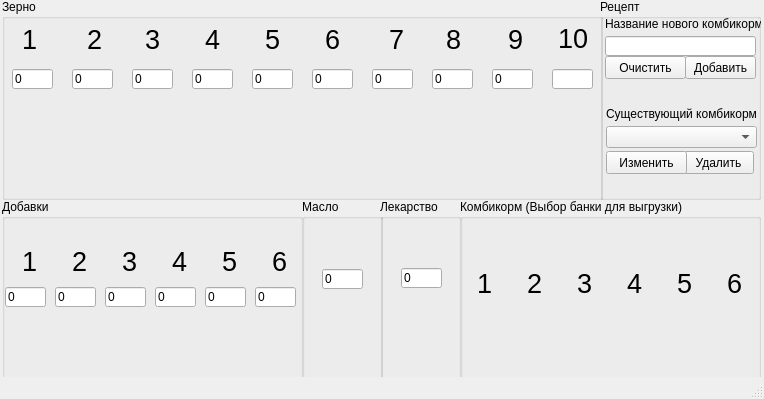
<?xml version="1.0" encoding="UTF-8"?>
<ui version="4.0">
 <class>MainWindow</class>
 <widget class="QMainWindow" name="MainWindow">
  <property name="geometry">
   <rect>
    <x>0</x>
    <y>0</y>
    <width>764</width>
    <height>399</height>
   </rect>
  </property>
  <property name="windowTitle">
   <string>MainWindow</string>
  </property>
  <widget class="QWidget" name="centralwidget">
   <widget class="QGroupBox" name="groupBox">
    <property name="geometry">
     <rect>
      <x>2</x>
      <y>-1</y>
      <width>601</width>
      <height>201</height>
     </rect>
    </property>
    <property name="title">
     <string>Зерно</string>
    </property>
    <widget class="QLabel" name="zernosilos_10">
     <property name="geometry">
      <rect>
       <x>550</x>
       <y>10</y>
       <width>51</width>
       <height>161</height>
      </rect>
     </property>
     <property name="text">
      <string/>
     </property>
     <property name="pixmap">
      <pixmap>silos.png</pixmap>
     </property>
    </widget>
    <widget class="QLabel" name="zernosilos_3">
     <property name="geometry">
      <rect>
       <x>130</x>
       <y>10</y>
       <width>51</width>
       <height>161</height>
      </rect>
     </property>
     <property name="text">
      <string/>
     </property>
     <property name="pixmap">
      <pixmap>silos.png</pixmap>
     </property>
    </widget>
    <widget class="QLabel" name="zernosilos">
     <property name="geometry">
      <rect>
       <x>10</x>
       <y>10</y>
       <width>51</width>
       <height>161</height>
      </rect>
     </property>
     <property name="text">
      <string/>
     </property>
     <property name="pixmap">
      <pixmap>silos.png</pixmap>
     </property>
    </widget>
    <widget class="QLabel" name="zernosilos_2">
     <property name="geometry">
      <rect>
       <x>70</x>
       <y>10</y>
       <width>51</width>
       <height>161</height>
      </rect>
     </property>
     <property name="text">
      <string/>
     </property>
     <property name="pixmap">
      <pixmap>silos.png</pixmap>
     </property>
    </widget>
    <widget class="QLabel" name="zernosilos_9">
     <property name="geometry">
      <rect>
       <x>370</x>
       <y>10</y>
       <width>51</width>
       <height>161</height>
      </rect>
     </property>
     <property name="text">
      <string/>
     </property>
     <property name="pixmap">
      <pixmap>silos.png</pixmap>
     </property>
    </widget>
    <widget class="QLabel" name="zernosilos_4">
     <property name="geometry">
      <rect>
       <x>310</x>
       <y>10</y>
       <width>51</width>
       <height>161</height>
      </rect>
     </property>
     <property name="text">
      <string/>
     </property>
     <property name="pixmap">
      <pixmap>silos.png</pixmap>
     </property>
    </widget>
    <widget class="QLabel" name="zernosilos_5">
     <property name="geometry">
      <rect>
       <x>190</x>
       <y>10</y>
       <width>51</width>
       <height>161</height>
      </rect>
     </property>
     <property name="text">
      <string/>
     </property>
     <property name="pixmap">
      <pixmap>silos.png</pixmap>
     </property>
    </widget>
    <widget class="QLabel" name="zernosilos_7">
     <property name="geometry">
      <rect>
       <x>430</x>
       <y>10</y>
       <width>51</width>
       <height>161</height>
      </rect>
     </property>
     <property name="text">
      <string/>
     </property>
     <property name="pixmap">
      <pixmap>silos.png</pixmap>
     </property>
    </widget>
    <widget class="QLabel" name="zernosilos_6">
     <property name="geometry">
      <rect>
       <x>250</x>
       <y>10</y>
       <width>51</width>
       <height>161</height>
      </rect>
     </property>
     <property name="text">
      <string/>
     </property>
     <property name="pixmap">
      <pixmap>silos.png</pixmap>
     </property>
    </widget>
    <widget class="QLineEdit" name="zernoedit1">
     <property name="geometry">
      <rect>
       <x>10</x>
       <y>70</y>
       <width>41</width>
       <height>20</height>
      </rect>
     </property>
     <property name="text">
      <string>0</string>
     </property>
    </widget>
    <widget class="QLineEdit" name="zernoedit2">
     <property name="geometry">
      <rect>
       <x>70</x>
       <y>70</y>
       <width>41</width>
       <height>20</height>
      </rect>
     </property>
     <property name="text">
      <string>0</string>
     </property>
    </widget>
    <widget class="QLineEdit" name="zernoedit3">
     <property name="geometry">
      <rect>
       <x>130</x>
       <y>70</y>
       <width>41</width>
       <height>20</height>
      </rect>
     </property>
     <property name="text">
      <string>0</string>
     </property>
    </widget>
    <widget class="QLineEdit" name="zernoedit4">
     <property name="geometry">
      <rect>
       <x>190</x>
       <y>70</y>
       <width>41</width>
       <height>20</height>
      </rect>
     </property>
     <property name="text">
      <string>0</string>
     </property>
    </widget>
    <widget class="QLineEdit" name="zernoedit5">
     <property name="geometry">
      <rect>
       <x>250</x>
       <y>70</y>
       <width>41</width>
       <height>20</height>
      </rect>
     </property>
     <property name="text">
      <string>0</string>
     </property>
    </widget>
    <widget class="QLineEdit" name="zernoedit6">
     <property name="geometry">
      <rect>
       <x>310</x>
       <y>70</y>
       <width>41</width>
       <height>20</height>
      </rect>
     </property>
     <property name="text">
      <string>0</string>
     </property>
    </widget>
    <widget class="QLineEdit" name="zernoedit7">
     <property name="geometry">
      <rect>
       <x>370</x>
       <y>70</y>
       <width>41</width>
       <height>20</height>
      </rect>
     </property>
     <property name="text">
      <string>0</string>
     </property>
    </widget>
    <widget class="QLineEdit" name="zernoedit8">
     <property name="geometry">
      <rect>
       <x>430</x>
       <y>70</y>
       <width>41</width>
       <height>20</height>
      </rect>
     </property>
     <property name="text">
      <string>0</string>
     </property>
    </widget>
    <widget class="QLineEdit" name="zernoedit9">
     <property name="geometry">
      <rect>
       <x>490</x>
       <y>70</y>
       <width>41</width>
       <height>20</height>
      </rect>
     </property>
     <property name="text">
      <string>0</string>
     </property>
    </widget>
    <widget class="QLineEdit" name="zernoedit10">
     <property name="geometry">
      <rect>
       <x>550</x>
       <y>70</y>
       <width>41</width>
       <height>20</height>
      </rect>
     </property>
    </widget>
    <widget class="QLabel" name="label_15">
     <property name="geometry">
      <rect>
       <x>323</x>
       <y>30</y>
       <width>16</width>
       <height>21</height>
      </rect>
     </property>
     <property name="font">
      <font>
       <pointsize>20</pointsize>
      </font>
     </property>
     <property name="text">
      <string>6</string>
     </property>
    </widget>
    <widget class="QLabel" name="label_16">
     <property name="geometry">
      <rect>
       <x>203</x>
       <y>30</y>
       <width>16</width>
       <height>21</height>
      </rect>
     </property>
     <property name="font">
      <font>
       <pointsize>20</pointsize>
      </font>
     </property>
     <property name="text">
      <string>4</string>
     </property>
    </widget>
    <widget class="QLabel" name="label_17">
     <property name="geometry">
      <rect>
       <x>20</x>
       <y>30</y>
       <width>16</width>
       <height>21</height>
      </rect>
     </property>
     <property name="font">
      <font>
       <pointsize>20</pointsize>
      </font>
     </property>
     <property name="text">
      <string>1</string>
     </property>
    </widget>
    <widget class="QLabel" name="label_18">
     <property name="geometry">
      <rect>
       <x>143</x>
       <y>30</y>
       <width>16</width>
       <height>21</height>
      </rect>
     </property>
     <property name="font">
      <font>
       <pointsize>20</pointsize>
      </font>
     </property>
     <property name="text">
      <string>3</string>
     </property>
    </widget>
    <widget class="QLabel" name="label_19">
     <property name="geometry">
      <rect>
       <x>263</x>
       <y>30</y>
       <width>16</width>
       <height>21</height>
      </rect>
     </property>
     <property name="font">
      <font>
       <pointsize>20</pointsize>
      </font>
     </property>
     <property name="text">
      <string>5</string>
     </property>
    </widget>
    <widget class="QLabel" name="label_20">
     <property name="geometry">
      <rect>
       <x>85</x>
       <y>30</y>
       <width>16</width>
       <height>21</height>
      </rect>
     </property>
     <property name="font">
      <font>
       <pointsize>20</pointsize>
      </font>
     </property>
     <property name="text">
      <string>2</string>
     </property>
    </widget>
    <widget class="QLabel" name="zernosilos_11">
     <property name="geometry">
      <rect>
       <x>490</x>
       <y>10</y>
       <width>51</width>
       <height>161</height>
      </rect>
     </property>
     <property name="text">
      <string/>
     </property>
     <property name="pixmap">
      <pixmap>silos.png</pixmap>
     </property>
    </widget>
    <widget class="QLabel" name="label_21">
     <property name="geometry">
      <rect>
       <x>556</x>
       <y>29</y>
       <width>31</width>
       <height>21</height>
      </rect>
     </property>
     <property name="font">
      <font>
       <pointsize>20</pointsize>
      </font>
     </property>
     <property name="text">
      <string>10</string>
     </property>
    </widget>
    <widget class="QLabel" name="label_22">
     <property name="geometry">
      <rect>
       <x>444</x>
       <y>30</y>
       <width>16</width>
       <height>21</height>
      </rect>
     </property>
     <property name="font">
      <font>
       <pointsize>20</pointsize>
      </font>
     </property>
     <property name="text">
      <string>8</string>
     </property>
    </widget>
    <widget class="QLabel" name="label_23">
     <property name="geometry">
      <rect>
       <x>506</x>
       <y>30</y>
       <width>16</width>
       <height>21</height>
      </rect>
     </property>
     <property name="font">
      <font>
       <pointsize>20</pointsize>
      </font>
     </property>
     <property name="text">
      <string>9</string>
     </property>
    </widget>
    <widget class="QLabel" name="label_24">
     <property name="geometry">
      <rect>
       <x>387</x>
       <y>30</y>
       <width>16</width>
       <height>21</height>
      </rect>
     </property>
     <property name="font">
      <font>
       <pointsize>20</pointsize>
      </font>
     </property>
     <property name="text">
      <string>7</string>
     </property>
    </widget>
    <zorder>zernosilos_11</zorder>
    <zorder>zernosilos_10</zorder>
    <zorder>zernosilos_3</zorder>
    <zorder>zernosilos</zorder>
    <zorder>zernosilos_2</zorder>
    <zorder>zernosilos_9</zorder>
    <zorder>zernosilos_4</zorder>
    <zorder>zernosilos_5</zorder>
    <zorder>zernosilos_7</zorder>
    <zorder>zernosilos_6</zorder>
    <zorder>zernoedit1</zorder>
    <zorder>zernoedit2</zorder>
    <zorder>zernoedit3</zorder>
    <zorder>zernoedit4</zorder>
    <zorder>zernoedit5</zorder>
    <zorder>zernoedit6</zorder>
    <zorder>zernoedit7</zorder>
    <zorder>zernoedit8</zorder>
    <zorder>zernoedit9</zorder>
    <zorder>zernoedit10</zorder>
    <zorder>label_15</zorder>
    <zorder>label_16</zorder>
    <zorder>label_17</zorder>
    <zorder>label_18</zorder>
    <zorder>label_19</zorder>
    <zorder>label_20</zorder>
    <zorder>label_21</zorder>
    <zorder>label_22</zorder>
    <zorder>label_23</zorder>
    <zorder>label_24</zorder>
   </widget>
   <widget class="QGroupBox" name="groupBox_2">
    <property name="geometry">
     <rect>
      <x>2</x>
      <y>199</y>
      <width>301</width>
      <height>181</height>
     </rect>
    </property>
    <property name="title">
     <string>Добавки</string>
    </property>
    <widget class="QLabel" name="dobavka4">
     <property name="geometry">
      <rect>
       <x>154</x>
       <y>40</y>
       <width>41</width>
       <height>101</height>
      </rect>
     </property>
     <property name="text">
      <string/>
     </property>
     <property name="pixmap">
      <pixmap>silos.png</pixmap>
     </property>
     <property name="scaledContents">
      <bool>true</bool>
     </property>
    </widget>
    <widget class="QLabel" name="dobavka2">
     <property name="geometry">
      <rect>
       <x>54</x>
       <y>40</y>
       <width>41</width>
       <height>101</height>
      </rect>
     </property>
     <property name="text">
      <string/>
     </property>
     <property name="pixmap">
      <pixmap>silos.png</pixmap>
     </property>
     <property name="scaledContents">
      <bool>true</bool>
     </property>
    </widget>
    <widget class="QLabel" name="dobavka5">
     <property name="geometry">
      <rect>
       <x>204</x>
       <y>40</y>
       <width>41</width>
       <height>101</height>
      </rect>
     </property>
     <property name="text">
      <string/>
     </property>
     <property name="pixmap">
      <pixmap>silos.png</pixmap>
     </property>
     <property name="scaledContents">
      <bool>true</bool>
     </property>
    </widget>
    <widget class="QLabel" name="dobavka6">
     <property name="geometry">
      <rect>
       <x>254</x>
       <y>40</y>
       <width>41</width>
       <height>101</height>
      </rect>
     </property>
     <property name="text">
      <string/>
     </property>
     <property name="pixmap">
      <pixmap>silos.png</pixmap>
     </property>
     <property name="scaledContents">
      <bool>true</bool>
     </property>
    </widget>
    <widget class="QLabel" name="dobavka3">
     <property name="geometry">
      <rect>
       <x>104</x>
       <y>40</y>
       <width>41</width>
       <height>101</height>
      </rect>
     </property>
     <property name="text">
      <string/>
     </property>
     <property name="pixmap">
      <pixmap>silos.png</pixmap>
     </property>
     <property name="scaledContents">
      <bool>true</bool>
     </property>
    </widget>
    <widget class="QLabel" name="dobavka1">
     <property name="geometry">
      <rect>
       <x>4</x>
       <y>40</y>
       <width>41</width>
       <height>101</height>
      </rect>
     </property>
     <property name="text">
      <string/>
     </property>
     <property name="pixmap">
      <pixmap>silos.png</pixmap>
     </property>
     <property name="scaledContents">
      <bool>true</bool>
     </property>
    </widget>
    <widget class="QLineEdit" name="dobavkaedit1">
     <property name="geometry">
      <rect>
       <x>3</x>
       <y>88</y>
       <width>41</width>
       <height>20</height>
      </rect>
     </property>
     <property name="text">
      <string>0</string>
     </property>
    </widget>
    <widget class="QLineEdit" name="dobavkaedit1_2">
     <property name="geometry">
      <rect>
       <x>53</x>
       <y>88</y>
       <width>41</width>
       <height>20</height>
      </rect>
     </property>
     <property name="text">
      <string>0</string>
     </property>
    </widget>
    <widget class="QLineEdit" name="dobavkaedit1_3">
     <property name="geometry">
      <rect>
       <x>103</x>
       <y>88</y>
       <width>41</width>
       <height>20</height>
      </rect>
     </property>
     <property name="text">
      <string>0</string>
     </property>
    </widget>
    <widget class="QLineEdit" name="dobavkaedit1_4">
     <property name="geometry">
      <rect>
       <x>153</x>
       <y>88</y>
       <width>41</width>
       <height>20</height>
      </rect>
     </property>
     <property name="text">
      <string>0</string>
     </property>
    </widget>
    <widget class="QLineEdit" name="dobavkaedit1_5">
     <property name="geometry">
      <rect>
       <x>203</x>
       <y>88</y>
       <width>41</width>
       <height>20</height>
      </rect>
     </property>
     <property name="text">
      <string>0</string>
     </property>
    </widget>
    <widget class="QLineEdit" name="dobavkaedit1_6">
     <property name="geometry">
      <rect>
       <x>253</x>
       <y>88</y>
       <width>41</width>
       <height>20</height>
      </rect>
     </property>
     <property name="text">
      <string>0</string>
     </property>
    </widget>
    <widget class="QLabel" name="label_25">
     <property name="geometry">
      <rect>
       <x>270</x>
       <y>52</y>
       <width>16</width>
       <height>21</height>
      </rect>
     </property>
     <property name="font">
      <font>
       <pointsize>20</pointsize>
      </font>
     </property>
     <property name="text">
      <string>6</string>
     </property>
    </widget>
    <widget class="QLabel" name="label_26">
     <property name="geometry">
      <rect>
       <x>170</x>
       <y>52</y>
       <width>16</width>
       <height>21</height>
      </rect>
     </property>
     <property name="font">
      <font>
       <pointsize>20</pointsize>
      </font>
     </property>
     <property name="text">
      <string>4</string>
     </property>
    </widget>
    <widget class="QLabel" name="label_27">
     <property name="geometry">
      <rect>
       <x>20</x>
       <y>52</y>
       <width>16</width>
       <height>21</height>
      </rect>
     </property>
     <property name="font">
      <font>
       <pointsize>20</pointsize>
      </font>
     </property>
     <property name="text">
      <string>1</string>
     </property>
    </widget>
    <widget class="QLabel" name="label_28">
     <property name="geometry">
      <rect>
       <x>120</x>
       <y>52</y>
       <width>16</width>
       <height>21</height>
      </rect>
     </property>
     <property name="font">
      <font>
       <pointsize>20</pointsize>
      </font>
     </property>
     <property name="text">
      <string>3</string>
     </property>
    </widget>
    <widget class="QLabel" name="label_29">
     <property name="geometry">
      <rect>
       <x>220</x>
       <y>52</y>
       <width>16</width>
       <height>21</height>
      </rect>
     </property>
     <property name="font">
      <font>
       <pointsize>20</pointsize>
      </font>
     </property>
     <property name="text">
      <string>5</string>
     </property>
    </widget>
    <widget class="QLabel" name="label_30">
     <property name="geometry">
      <rect>
       <x>70</x>
       <y>52</y>
       <width>16</width>
       <height>21</height>
      </rect>
     </property>
     <property name="font">
      <font>
       <pointsize>20</pointsize>
      </font>
     </property>
     <property name="text">
      <string>2</string>
     </property>
    </widget>
   </widget>
   <widget class="QGroupBox" name="groupBox_3">
    <property name="geometry">
     <rect>
      <x>460</x>
      <y>199</y>
      <width>301</width>
      <height>181</height>
     </rect>
    </property>
    <property name="title">
     <string>Комбикорм (Выбор банки для выгрузки)</string>
    </property>
    <widget class="QLabel" name="label_14">
     <property name="geometry">
      <rect>
       <x>17</x>
       <y>74</y>
       <width>16</width>
       <height>21</height>
      </rect>
     </property>
     <property name="font">
      <font>
       <pointsize>20</pointsize>
      </font>
     </property>
     <property name="text">
      <string>1</string>
     </property>
    </widget>
    <widget class="QLabel" name="label_9">
     <property name="geometry">
      <rect>
       <x>167</x>
       <y>74</y>
       <width>16</width>
       <height>21</height>
      </rect>
     </property>
     <property name="font">
      <font>
       <pointsize>20</pointsize>
      </font>
     </property>
     <property name="text">
      <string>4</string>
     </property>
    </widget>
    <widget class="QLabel" name="siloskorm1">
     <property name="geometry">
      <rect>
       <x>5</x>
       <y>19</y>
       <width>41</width>
       <height>151</height>
      </rect>
     </property>
     <property name="text">
      <string/>
     </property>
     <property name="pixmap">
      <pixmap>silos.png</pixmap>
     </property>
    </widget>
    <widget class="QLabel" name="siloskorm2">
     <property name="geometry">
      <rect>
       <x>55</x>
       <y>18</y>
       <width>41</width>
       <height>151</height>
      </rect>
     </property>
     <property name="text">
      <string/>
     </property>
     <property name="pixmap">
      <pixmap>silos.png</pixmap>
     </property>
    </widget>
    <widget class="QLabel" name="siloskorm5">
     <property name="geometry">
      <rect>
       <x>205</x>
       <y>18</y>
       <width>41</width>
       <height>151</height>
      </rect>
     </property>
     <property name="text">
      <string/>
     </property>
     <property name="pixmap">
      <pixmap>silos.png</pixmap>
     </property>
    </widget>
    <widget class="QLabel" name="label_12">
     <property name="geometry">
      <rect>
       <x>117</x>
       <y>74</y>
       <width>16</width>
       <height>21</height>
      </rect>
     </property>
     <property name="font">
      <font>
       <pointsize>20</pointsize>
      </font>
     </property>
     <property name="text">
      <string>3</string>
     </property>
    </widget>
    <widget class="QLabel" name="label_10">
     <property name="geometry">
      <rect>
       <x>217</x>
       <y>74</y>
       <width>16</width>
       <height>21</height>
      </rect>
     </property>
     <property name="font">
      <font>
       <pointsize>20</pointsize>
      </font>
     </property>
     <property name="text">
      <string>5</string>
     </property>
    </widget>
    <widget class="QLabel" name="siloskorm3">
     <property name="geometry">
      <rect>
       <x>105</x>
       <y>18</y>
       <width>41</width>
       <height>151</height>
      </rect>
     </property>
     <property name="text">
      <string/>
     </property>
     <property name="pixmap">
      <pixmap>silos.png</pixmap>
     </property>
    </widget>
    <widget class="QLabel" name="siloskorm6">
     <property name="geometry">
      <rect>
       <x>255</x>
       <y>18</y>
       <width>41</width>
       <height>151</height>
      </rect>
     </property>
     <property name="text">
      <string/>
     </property>
     <property name="pixmap">
      <pixmap>silos.png</pixmap>
     </property>
    </widget>
    <widget class="QLabel" name="label_11">
     <property name="geometry">
      <rect>
       <x>267</x>
       <y>74</y>
       <width>16</width>
       <height>21</height>
      </rect>
     </property>
     <property name="font">
      <font>
       <pointsize>20</pointsize>
      </font>
     </property>
     <property name="text">
      <string>6</string>
     </property>
    </widget>
    <widget class="QLabel" name="label_13">
     <property name="geometry">
      <rect>
       <x>67</x>
       <y>74</y>
       <width>16</width>
       <height>21</height>
      </rect>
     </property>
     <property name="font">
      <font>
       <pointsize>20</pointsize>
      </font>
     </property>
     <property name="text">
      <string>2</string>
     </property>
    </widget>
    <widget class="QLabel" name="siloskorm4">
     <property name="geometry">
      <rect>
       <x>155</x>
       <y>18</y>
       <width>41</width>
       <height>151</height>
      </rect>
     </property>
     <property name="text">
      <string/>
     </property>
     <property name="pixmap">
      <pixmap>silos.png</pixmap>
     </property>
    </widget>
    <zorder>siloskorm2</zorder>
    <zorder>siloskorm1</zorder>
    <zorder>siloskorm5</zorder>
    <zorder>label_10</zorder>
    <zorder>siloskorm3</zorder>
    <zorder>siloskorm6</zorder>
    <zorder>label_11</zorder>
    <zorder>siloskorm4</zorder>
    <zorder>label_13</zorder>
    <zorder>siloskorm1</zorder>
    <zorder>siloskorm2</zorder>
    <zorder>siloskorm5</zorder>
    <zorder>label_10</zorder>
    <zorder>siloskorm3</zorder>
    <zorder>siloskorm6</zorder>
    <zorder>label_11</zorder>
    <zorder>label_13</zorder>
    <zorder>siloskorm4</zorder>
    <zorder>label_12</zorder>
    <zorder>label_14</zorder>
    <zorder>label_9</zorder>
   </widget>
   <widget class="QGroupBox" name="groupBox_4">
    <property name="geometry">
     <rect>
      <x>302</x>
      <y>199</y>
      <width>81</width>
      <height>181</height>
     </rect>
    </property>
    <property name="title">
     <string>Масло </string>
    </property>
    <widget class="QLabel" name="maslo">
     <property name="geometry">
      <rect>
       <x>20</x>
       <y>50</y>
       <width>41</width>
       <height>81</height>
      </rect>
     </property>
     <property name="text">
      <string/>
     </property>
     <property name="pixmap">
      <pixmap>maslobochka.png</pixmap>
     </property>
    </widget>
    <widget class="QLineEdit" name="masloedit">
     <property name="geometry">
      <rect>
       <x>20</x>
       <y>70</y>
       <width>41</width>
       <height>20</height>
      </rect>
     </property>
     <property name="text">
      <string>0</string>
     </property>
    </widget>
   </widget>
   <widget class="QGroupBox" name="groupBox_6">
    <property name="geometry">
     <rect>
      <x>600</x>
      <y>-1</y>
      <width>161</width>
      <height>201</height>
     </rect>
    </property>
    <property name="title">
     <string>Рецепт</string>
    </property>
    <widget class="QPushButton" name="pushButton_4">
     <property name="geometry">
      <rect>
       <x>83</x>
       <y>152</y>
       <width>71</width>
       <height>23</height>
      </rect>
     </property>
     <property name="text">
      <string>Удалить</string>
     </property>
    </widget>
    <widget class="QLineEdit" name="lineEdit">
     <property name="geometry">
      <rect>
       <x>5</x>
       <y>37</y>
       <width>151</width>
       <height>20</height>
      </rect>
     </property>
    </widget>
    <widget class="QPushButton" name="pushButton">
     <property name="geometry">
      <rect>
       <x>5</x>
       <y>57</y>
       <width>81</width>
       <height>23</height>
      </rect>
     </property>
     <property name="text">
      <string>Очистить</string>
     </property>
    </widget>
    <widget class="QComboBox" name="comboBox">
     <property name="geometry">
      <rect>
       <x>6</x>
       <y>127</y>
       <width>151</width>
       <height>22</height>
      </rect>
     </property>
    </widget>
    <widget class="QPushButton" name="pushButton_3">
     <property name="geometry">
      <rect>
       <x>6</x>
       <y>152</y>
       <width>81</width>
       <height>23</height>
      </rect>
     </property>
     <property name="text">
      <string>Изменить</string>
     </property>
    </widget>
    <widget class="QLabel" name="label">
     <property name="geometry">
      <rect>
       <x>5</x>
       <y>17</y>
       <width>161</width>
       <height>16</height>
      </rect>
     </property>
     <property name="text">
      <string>Название нового комбикорма</string>
     </property>
    </widget>
    <widget class="QLabel" name="label_2">
     <property name="geometry">
      <rect>
       <x>6</x>
       <y>107</y>
       <width>161</width>
       <height>16</height>
      </rect>
     </property>
     <property name="text">
      <string>Существующий комбикорм</string>
     </property>
    </widget>
    <widget class="QPushButton" name="pushButton_2">
     <property name="geometry">
      <rect>
       <x>85</x>
       <y>57</y>
       <width>71</width>
       <height>23</height>
      </rect>
     </property>
     <property name="text">
      <string>Добавить</string>
     </property>
    </widget>
   </widget>
   <widget class="QGroupBox" name="groupBox_5">
    <property name="geometry">
     <rect>
      <x>380</x>
      <y>199</y>
      <width>81</width>
      <height>181</height>
     </rect>
    </property>
    <property name="title">
     <string>Лекарство</string>
    </property>
    <widget class="QLabel" name="maslo_2">
     <property name="geometry">
      <rect>
       <x>21</x>
       <y>49</y>
       <width>41</width>
       <height>81</height>
      </rect>
     </property>
     <property name="text">
      <string/>
     </property>
     <property name="pixmap">
      <pixmap>maslobochka.png</pixmap>
     </property>
    </widget>
    <widget class="QLineEdit" name="masloedit_2">
     <property name="geometry">
      <rect>
       <x>21</x>
       <y>69</y>
       <width>41</width>
       <height>20</height>
      </rect>
     </property>
     <property name="text">
      <string>0</string>
     </property>
    </widget>
    <zorder>maslo_2</zorder>
    <zorder>masloedit_2</zorder>
    <zorder>groupBox_3</zorder>
   </widget>
  </widget>
  <widget class="QStatusBar" name="statusbar"/>
  <action name="actionExit">
   <property name="text">
    <string>Выход</string>
   </property>
  </action>
  <action name="actionexit">
   <property name="text">
    <string>Выход</string>
   </property>
  </action>
  <action name="editkorm">
   <property name="text">
    <string>Комбикорм</string>
   </property>
  </action>
  <action name="editzerno">
   <property name="text">
    <string>Зерно</string>
   </property>
  </action>
  <action name="editdobavka">
   <property name="text">
    <string>Добавка</string>
   </property>
  </action>
  <action name="plcoption">
   <property name="text">
    <string>ПЛК</string>
   </property>
  </action>
  <action name="bdoption">
   <property name="text">
    <string>База данных</string>
   </property>
  </action>
 </widget>
 <resources/>
 <connections/>
</ui>
